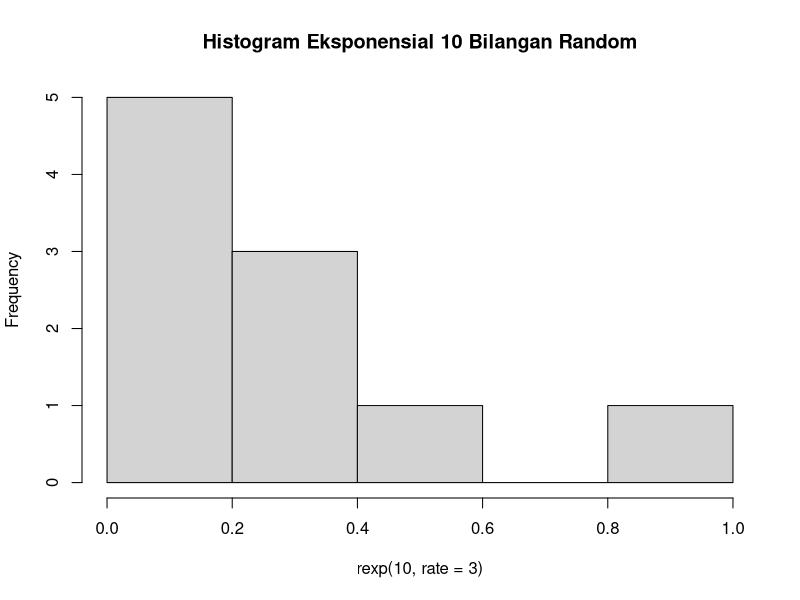
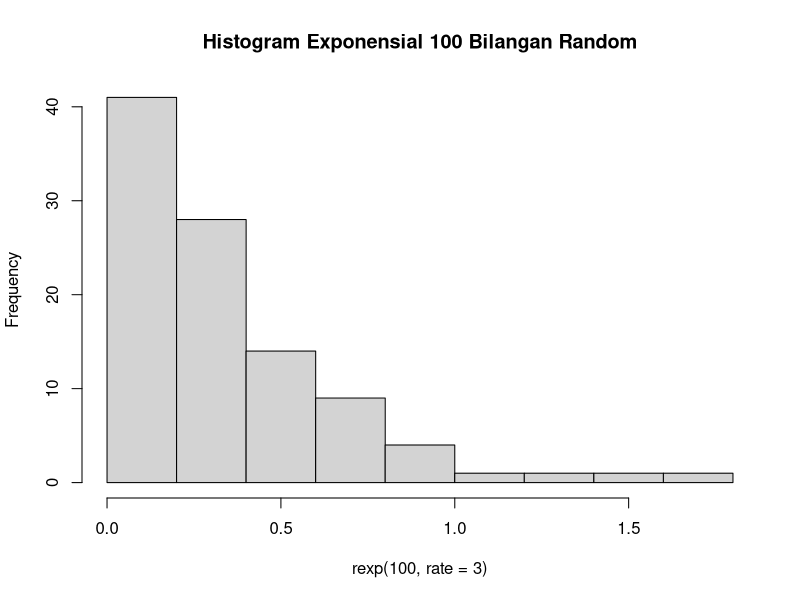
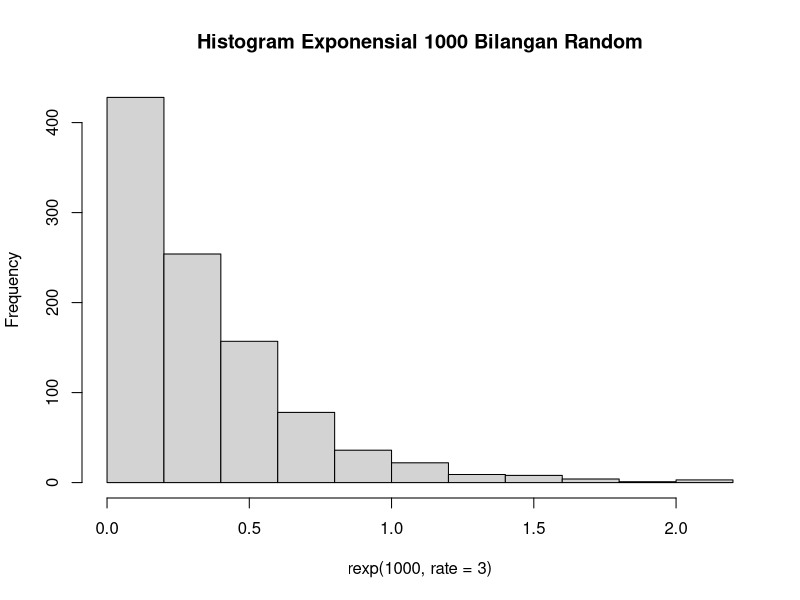
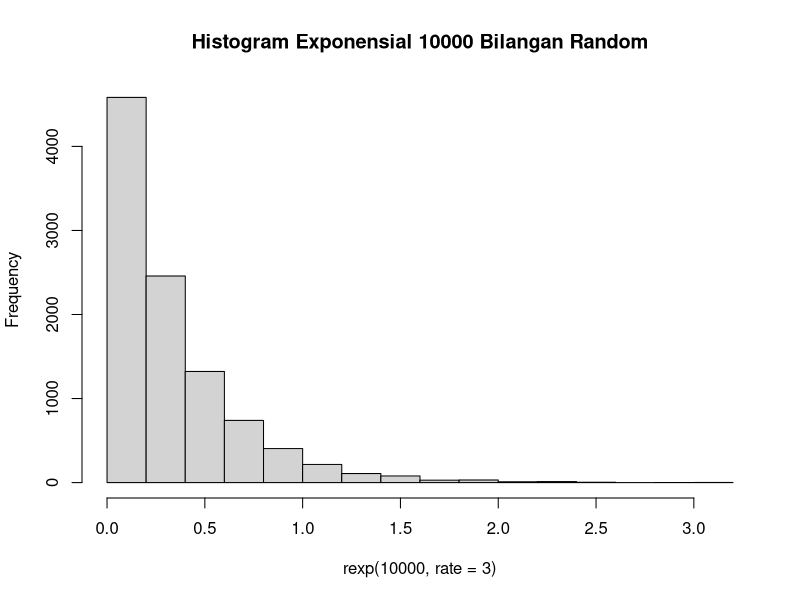

Reproduce these figures in R, in order. (Note: this script raises an error after producing the figures.)
#A
set.seed(1)
rnorm(1)
probability = dexp(1, rate = 3)
probability

#B
set.seed(1)
hist(rexp(10, rate = 3), main = "Histogram Eksponensial 10 Bilangan Random")
hist(rexp(100, rate = 3), main = "Histogram Exponensial 100 Bilangan Random")
hist(rexp(1000, rate = 3), main = "Histogram Exponensial 1000 Bilangan Random")
hist(rexp(10000, rate = 3), main = "Histogram Exponensial 10000 Bilangan Random")

#C
mean = lambda
mean 
var = lambda*lambda
var